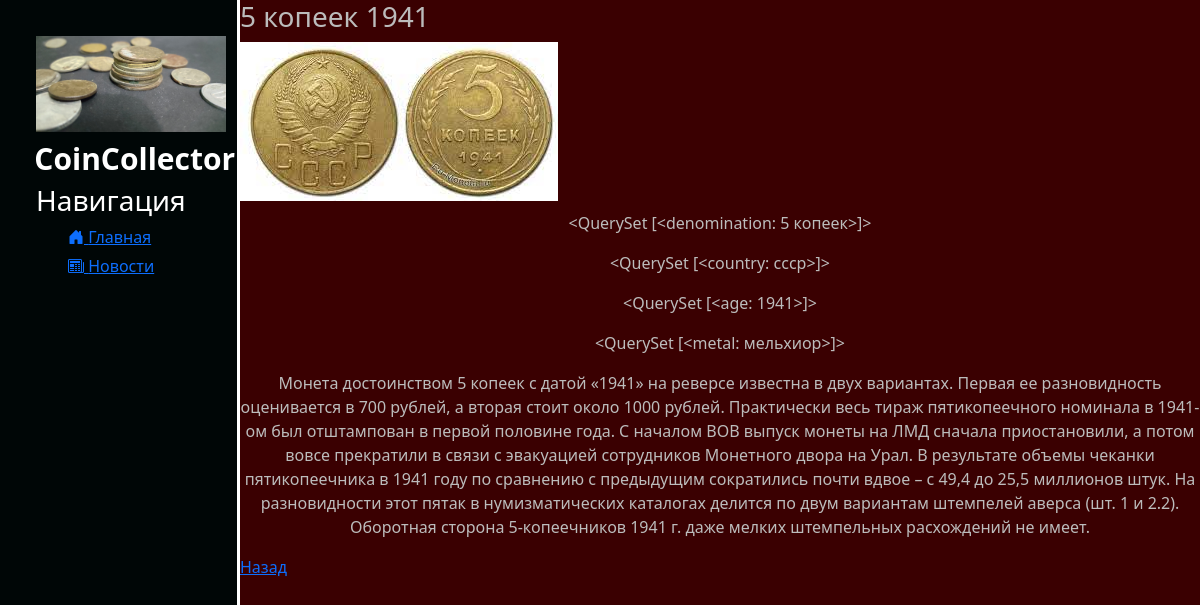
The page /1 on the database its author committed.
### osnova/models.py (models this page shows, shortened)
class description(models.Model):
    name = models.CharField('Монета', max_length=100)
    img = models.ImageField(upload_to='ImgOsnova')
    denomination = models.ManyToManyField(denomination, verbose_name='Номинал')
    country = models.ManyToManyField(country, verbose_name='Страна')
    age = models.ManyToManyField(age, verbose_name='Год')
    metal = models.ManyToManyField(metal, verbose_name='Металл')
    des = models.TextField('Описание')
    url = models.SlugField(max_length=130, unique=True)
    class Meta:
        verbose_name = 'описание'
        verbose_name_plural = 'описание'

class  denomination(models.Model):
    name = models.CharField('номинал', max_length=100)
    description2 = models.TextField('номинал')
    url = models.SlugField(max_length=100, unique=True)
    def __str__(self):
        return self.name
    class Meta:
        verbose_name = 'номинал'
        verbose_name_plural = 'номиналы'

class country(models.Model):
    name = models.CharField('страна', max_length=100)
    description1 = models.TextField('страна')
    url = models.SlugField(max_length=100, unique=True)
    def __str__(self):
        return self.name
    class Meta:
        verbose_name = 'страна'
        verbose_name_plural = 'страны'

class age(models.Model):
    name = models.CharField('год', max_length=100)
    description3 = models.TextField('год')
    url = models.SlugField(max_length=100, unique=True)
    def __str__(self):
        return self.name
    class Meta:
        verbose_name = 'год'
        verbose_name_plural = 'года'

class metal(models.Model):
    name = models.CharField('металл', max_length=100)
    description4 = models.TextField('металл')
    def __str__(self):
        return self.name
    class Meta:
        verbose_name = 'металл'
        verbose_name_plural = 'металлы'

### osnova/views.py (the view)
# urls.py: path('<int:pk>', views.strdin.as_view(), name='dinamic')
class strdin(DetailView):
    model = description
    template_name = 'osnova/suk.html'
    context_object_name = 'Post'

### osnova/templates/osnova/suk.html (shortened to what this page needs)
{% extends 'osnova/shablon.html' %}
{% block body %}
 <div>
     <h3 class="nazva">{{ Post.name }}</h3>
     <img src="{{ Post.img.url }}">
     <p class="tert">{{ Post.denomination.all }}</p>
     <p class="tert">{{ Post.country.all }}</p>
     <p class="tert">{{ Post.age.all }}</p>
     <p class="tert">{{ Post.metal.all }}</p>
     <p class="tert">{{ Post.des }}</p>
     <a onclick="javascript:history.back(); return false;" class="trt">Назад</a>
 </div>
{% endblock %}

### osnova/templates/osnova/shablon.html (shortened to what this page needs)
{% load static %}
<!doctype html>
<html lang="ru">
<head>
    <link rel="stylesheet" href="https://cdn.jsdelivr.net/npm/bootstrap@5.2.3/dist/css/bootstrap.min.css">
    <link rel="stylesheet" href="https://cdn.jsdelivr.net/npm/bootstrap-icons@1.10.3/font/bootstrap-icons.css">
    <link rel="stylesheet" href="{% static 'osnova/css/osnova.css' %}">
</head>
<body>
    <aside class="ret">
        <img src="{% static 'osnova/img/gg.jpg' %}" alt='лого'>
        <span class="logo">CoinCollector</span>
        <h3>Навигация</h3>
        <ul>
            <a href="{% url 'glavnaea' %}"><li><i class="bi bi-house-door-fill"></i> Главная</li></a>
            <a href="{% url 'novosti' %}"><li><i class="bi bi-newspaper"></i> Новости</li></a>
        </ul>
    </aside>
    <main>
        {% block body %}
        {% endblock %}
    </main>
</body>
</html>

### osnova/static/osnova/css/osnova.css (style rules this page uses)
body { background: #3A0001; }
aside.ret { float: left; background: #000606; width: 20%; height: 130vh; padding: 3%; color: #FFFFFF; border-right: 3px solid #FFFFFF; }
aside.ret img { width: 190px; float: left; }
aside.ret .logo { font-size: 30px; margin-left: 10px; font-weight: bold; float: left; padding: 2%; position: relative; right: 15px; }
aside.ret ul { list-style: none }
aside.ret ul li { display: block; margin-top: 5px; transition: transform .3s ease; }
main .nazva { color: #BCBCBC; }
main .tert { color: #BCBCBC; margin-top: 10px; text-align: center; }

### rows shown on the page
description: img (picture), denomination.all "<QuerySet [<denomination: 5 копеек>]>", country.all "<QuerySet [<country: ссср>]>", age.all "<QuerySet [<age: 1941>]>", metal.all "<QuerySet [<metal: мельхиор>]>", des "Монета достоинством 5 копеек с датой «1941» на реверсе известна в двух вариантах. Первая ее разновидность оценивается в 700 рублей, а вторая стоит около 1000 рублей. Практически весь тираж пятикопеечного номинала в 1941-ом был отштампован в первой половине года. С началом ВОВ выпуск монеты на ЛМД сначала приостановили, а потом вовсе прекратили в связи с эвакуацией сотрудников Монетного двора на Урал. В результате объемы чеканки пятикопеечника в 1941 году по сравнению с предыдущим сократились почти вдвое – с 49,4 до 25,5 миллионов штук. На разновидности этот пятак в нумизматических каталогах делится по двум вариантам штемпелей аверса (шт. 1 и 2.2). Оборотная сторона 5-копеечников 1941 г.…"
